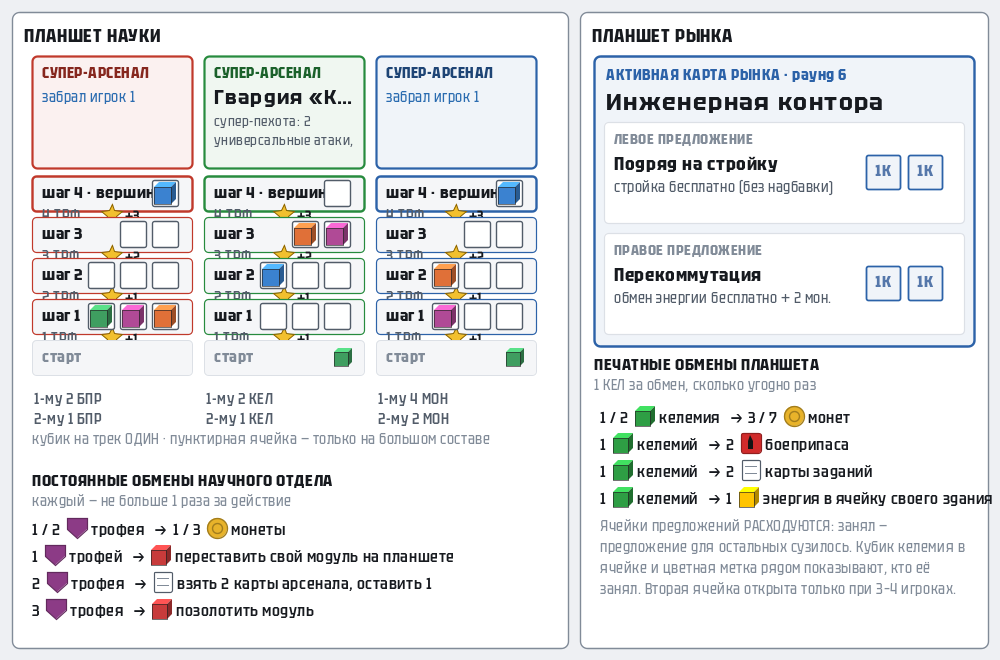
#> input picture data/help/boards.png, 1000 x 660 px, given in place of infantry_p1.png, which was not available
$ python 'куча_жетонов.py'
#> lines starting #> are read from the running program, lines starting #| are printed output that depends on the picture; pictures that were not available may be replaced by others from this repository, and a replacement may not be noted
#> in жетон_в_масштабе, im is the input picture: PIL image 1000x660 RGB; mean R, G, B 230.5, 231.7, 233.1
# -*- coding: utf-8 -*-
"""КУЧА ЖЕТОНОВ для задника коробки (дизайнер 14.10.2026, по образцу
«Звёздные войны: Восстание» — «Более 150 пластиковых фигурок!»).

Настоящие текстуры жетонов (data/textures/token, data/textures/module)
кладутся на стол под углом: поворот в плоскости стола, сжатие по высоте
(взгляд сверху под углом), толщина — торец цвета каймы жетона, светлая
фаска по верхнему краю, мягкая тень. Стопки, россыпь и жетоны, прислонённые
к стопкам; спереди — объёмные кубики и монеты (illustrations/компоненты-3д).

Запуск: python куча_жетонов.py → tools/книга/куча-жетонов.png (прозрачный фон)
"""
import os
import random

import cv2
import numpy as np
from PIL import Image

D = os.path.dirname(os.path.abspath(__file__))
КОРЕНЬ = os.path.dirname(os.path.dirname(D))
Т = os.path.join(КОРЕНЬ, "data", "textures")
ОБЪЁМ = os.path.join(КОРЕНЬ, "illustrations", "компоненты-3д")
ВЫХОД = os.path.join(D, "куча-жетонов.png")

W, H = 2700, 1650
НАКЛОН = 0.56            # сжатие по высоте: стол виден сверху под углом ~56°
ТОЛЩ = 0.075             # толщина жетона в долях его ширины (как на печати)
random.seed(7)


def загрузить(путь, ширина):
#> called with путь = 'data/textures/token/infantry_p1.png', ширина = 620
    im = Image.open(путь).convert("RGBA")
#> im: PIL image 1000x660 RGBA
    k = ширина / im.width
#> k = 0.62
    return np.array(im.resize((round(im.width * k), round(im.height * k)), Image.LANCZOS)).astype(np.float32)
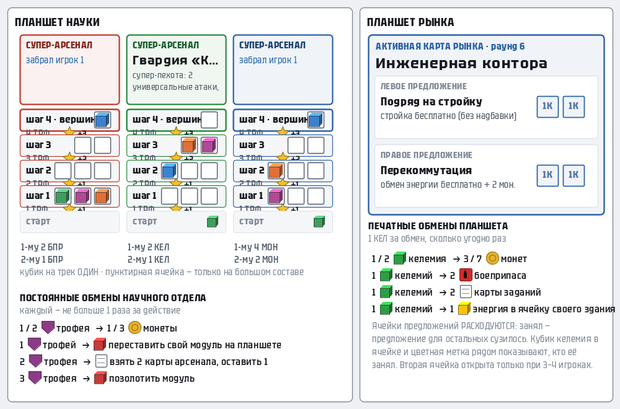
#> returned value: shape (409, 620, 4) float32; mean of channels 0, 1, 2, 3 230.3, 231.5, 232.8, 255.7; drawn as R, G, B


def цвет_каймы(rgba):
    a = rgba[..., 3] > 200
    край = a & ~cv2.erode(a.astype(np.uint8), np.ones((9, 9), np.uint8)).astype(bool)
    return rgba[край][:, :3].mean(axis=0) if край.any() else np.array([90, 90, 90.])


def жетон(rgba, угол, наклон=НАКЛОН, наклон_доп=0.0):
    """Плоская текстура → объёмный жетон под углом. Возвращает RGBA-массив."""
    h, w = rgba.shape[:2]
    толщ = max(4, int(w * ТОЛЩ * (1 - наклон * 0.35)))
    c, s = np.cos(np.radians(угол)), np.sin(np.radians(угол))
    sy = наклон
    # поворот в плоскости стола, потом сжатие по высоте (+ лёгкий сдвиг для прислонённых)
    M = np.array([[c, -s, 0], [s * sy + наклон_доп * c, c * sy + наклон_доп * -s, 0]], np.float32)
    углы = np.array([[0, 0], [w, 0], [0, h], [w, h]], np.float32) - [w / 2, h / 2]
    п = углы @ M[:, :2].T
    x0, y0 = п.min(axis=0)
    x1, y1 = п.max(axis=0)
    ow, oh = int(x1 - x0) + 4, int(y1 - y0) + толщ + 6
    M[:, 2] = [-x0 + 2 - (c * w / 2 - s * h / 2) + (c * w / 2 - s * h / 2), 0]
    M[0, 2] = -x0 + 2 - (M[0, 0] * w / 2 + M[0, 1] * h / 2)
    M[1, 2] = -y0 + 2 - (M[1, 0] * w / 2 + M[1, 1] * h / 2)
    верх = cv2.warpAffine(rgba, M, (ow, oh), flags=cv2.INTER_LINEAR, borderValue=(0, 0, 0, 0))
    маска = верх[..., 3] / 255.0
    кайма = цвет_каймы(rgba)
    out = np.zeros((oh, ow, 4), np.float32)
    # торец: силуэт, протянутый вниз на толщину; темнее книзу
    for k in range(толщ, 0, -1):
        тень = 0.42 + 0.22 * (1 - k / толщ)
        сл = np.zeros_like(маска)
        сл[k:] = маска[:-k]
        цв = np.clip(кайма * тень, 0, 255)
        a = сл[..., None]
        out[..., :3] = out[..., :3] * (1 - a) + цв * a
        out[..., 3] = np.maximum(out[..., 3], сл * 255)
    # тонкая тёмная линия стыка торца и лица
    стык = np.zeros_like(маска)
    стык[1:] = маска[:-1]
    a = стык[..., None] * 0.9
    out[..., :3] = out[..., :3] * (1 - a) + кайма * 0.25 * a
    # лицо
    a = маска[..., None]
    out[..., :3] = out[..., :3] * (1 - a) + верх[..., :3] * a
    out[..., 3] = np.maximum(out[..., 3], маска * 255)
    # фаска: светлая кромка по верхнему краю лица
    m8 = (маска > 0.5).astype(np.uint8)
    кромка = m8 - cv2.erode(m8, np.ones((3, 3), np.uint8))
    сверху = np.zeros_like(m8)
    сверху[:-2] = m8[2:]
    фаска = (кромка & (1 - сверху[:, :])).astype(np.float32)
    фаска = cv2.GaussianBlur(фаска, (3, 3), 0.8)[..., None] * 0.55
    out[..., :3] = out[..., :3] * (1 - фаска) + 255 * фаска
    return out


class Сцена:
    def __init__(self):
        self.холст = np.zeros((H, W, 4), np.float32)
        self.очередь = []          # (низ по y, x, y, rgba) — рисуем от дальних к ближним

    def положить(self, rgba, cx, cy, основание=None, z=0.0):
        """cx, cy — где рисовать низ предмета; основание — y точки на столе
        (по нему порядок «дальний раньше»), z — номер в стопке."""
        основание = cy if основание is None else основание
        self.очередь.append((основание + z * 0.01, cx, cy, rgba))

    def тень(self, rgba, x, y):
        a = rgba[..., 3] / 255.0
        h, w = a.shape
        pad = 40
        big = np.zeros((h + pad * 2, w + pad * 2), np.float32)
        big[pad:pad + h, pad:pad + w] = a
        big = cv2.GaussianBlur(big, (0, 0), 14) * 0.55
        self._слой(np.dstack([np.zeros((*big.shape, 3), np.float32), big[..., None] * 255]),
                   x - pad + 18, y - pad + 26)

    def _слой(self, rgba, x, y):
        h, w = rgba.shape[:2]
        x, y = int(x), int(y)
        X0, Y0, X1, Y1 = max(0, x), max(0, y), min(W, x + w), min(H, y + h)
        if X0 >= X1 or Y0 >= Y1:
            return
        src = rgba[Y0 - y:Y1 - y, X0 - x:X1 - x]
        dst = self.холст[Y0:Y1, X0:X1]
        a = src[..., 3:4] / 255.0
        dst[..., :3] = dst[..., :3] * (1 - a) + src[..., :3] * a
        dst[..., 3:4] = dst[..., 3:4] + (255 - dst[..., 3:4]) * a

    def собрать(self):
        for _, cx, cy, rgba in sorted(self.очередь, key=lambda t: t[0]):
            h, w = rgba.shape[:2]
            x, y = cx - w / 2, cy - h
            self.тень(rgba, x, y)
            self._слой(rgba, x, y)
        return Image.fromarray(np.clip(self.холст, 0, 255).astype(np.uint8), "RGBA")


ЦВЕТА = ["p1", "p2", "p3", "p4"]
РОДЫ = ["infantry", "vehicle", "aircraft", "tower"]


def стопка(сц, путь, ширина, cx, cy, n, угол=None):
    tex = загрузить(путь, ширина)
    угол = random.uniform(-40, 40) if угол is None else угол
    for i in range(n):
        ж = жетон(tex, угол + random.uniform(-6, 6))
        шаг = ширина * ТОЛЩ * (1 - НАКЛОН * 0.35) + 1
        сц.положить(ж, cx + random.uniform(-5, 5), cy - i * шаг, основание=cy, z=i)
#> this loop made 4 passes
#> pass 1, in жетон, `верх = cv2.warpAffine(rgba, M, (ow, oh), flags=cv2.INTER_LINEAR, borde..`:
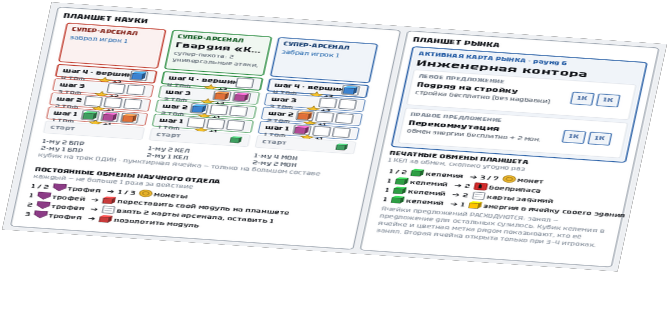
#> верх: shape (312, 668, 4) float32; mean of channels 0, 1, 2, 3 156.8, 157.6, 158.5, 174.1; transparent parts drawn white
#> pass 1, in жетон, `маска = верх[..., 3] / 255.0`:
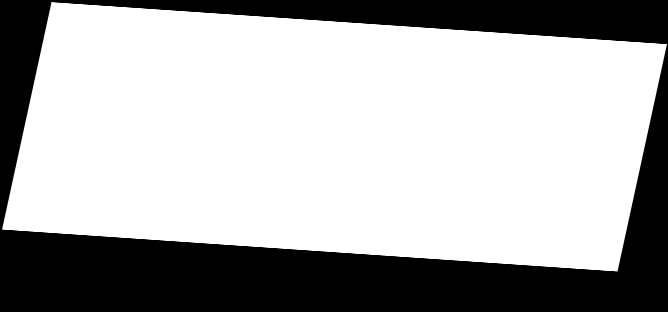
#> маска: shape (312, 668) float32; min 0, max 1, mean 0.681
#> after the loop:
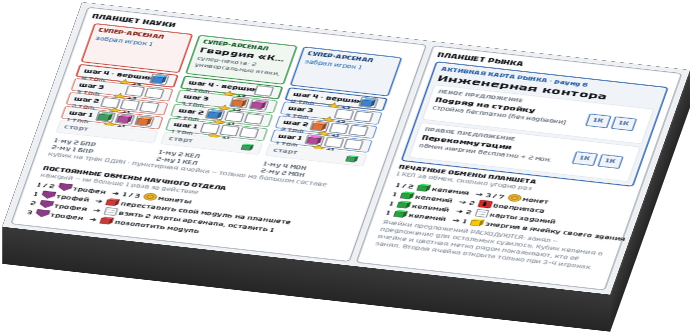
#> ж: shape (335, 692, 4) float32; mean of channels 0, 1, 2, 3 146, 146.7, 147.6, 184.6; transparent parts drawn white
        # стопка — один предмет по глубине: подъём учитывается через z


def россыпь(сц, путь, ширина, cx, cy, наклон=НАКЛОН, доп=0.0, угол=None):
    tex = загрузить(путь, ширина)
    ж = жетон(tex, random.uniform(0, 360) if угол is None else угол, наклон, доп)
    сц.положить(ж, cx, cy)


def объёмный(сц, имя, ширина, cx, cy):
    п = os.path.join(ОБЪЁМ, имя + ".png")
    if not os.path.exists(п):
        return
    сц.положить(загрузить(п, ширина), cx, cy)


# НАСТОЯЩИЙ МАСШТАБ И СОСТАВ (дизайнер 14.10.2026: «правильных пропорций…
# и в правильном количестве»). Текстуры data/textures/token выгружены в одном
# разрешении 300 dpi — их родная ширина и есть настоящий размер (память
# token-real-sizes). Модули: текстуры 400×667, а печатный модуль 177×295
# (rules/жетоны модулей) → 0,4425. Состав — глава 2 книги: 152 жетона.
М = 0.62                      # точек кучи на точку печати 300 dpi
МОД = 0.4425                  # текстура модуля → печатный размер
ММ = 300 / 25.4 * М           # точек кучи на миллиметр


def жетон_в_масштабе(путь, k=1.0):
#> (the run stopped early here; a loop or call above may not have finished)
